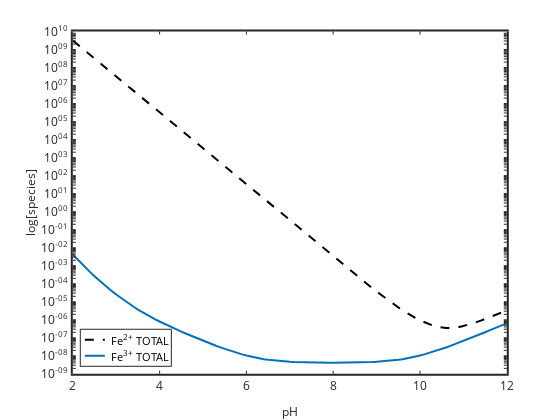

Source (notebook cell):
### Markdown cell above
COMPARE THE u'S

### Code cell
semilogy(pH,FeTII,'k--','linewidth',2,pH,FeTIII,'linewidth',2)
set(gca,'linewidth',2,'fontsize',12)
xlabel('pH','fontsize',12)
ylabel('log[species]','fontsize',12)
legend('Fe^{2+} TOTAL','Fe^{3+} TOTAL','location','southwest')

### Figure 1 — Plotly figure (JSON) as saved in the notebook; plotly's stock layout.template omitted (floating-point values rounded to 4 significant figures; data arrays with more than 128 entries replaced by an {"elided": "..."} marker saying what was removed)
{"data": [{"line": {"color": "rgb(0, 0, 0)", "dash": "dash", "width": 2}, "marker": {"color": "rgb(0, 0, 0)", "line": {"color": "rgb(0, 0, 0)"}, "size": 6, "symbol": "none"}, "mode": "lines", "name": "Fe^{2+} TOTAL", "showlegend": true, "type": "scatter", "visibility": true, "x": [2, 2.1, 2.2, 2.3, 2.4, 2.5, 2.6, 2.7, 2.8, 2.9, 3, 3.1, 3.2, 3.3, 3.4, 3.5, 3.6, 3.7, 3.8, 3.9, 4, 4.1, 4.2, 4.3, 4.4, 4.5, 4.6, 4.7, 4.8, 4.9, 5, 5.1, 5.2, 5.3, 5.4, 5.5, 5.6, 5.7, 5.8, 5.9, 6, 6.1, 6.2, 6.3, 6.4, 6.5, 6.6, 6.7, 6.8, 6.9, 7, 7.1, 7.2, 7.3, 7.4, 7.5, 7.6, 7.7, 7.8, 7.9, 8, 8.1, 8.2, 8.3, 8.4, 8.5, 8.6, 8.7, 8.8, 8.9, 9, 9.1, 9.2, 9.3, 9.4, 9.5, 9.6, 9.7, 9.8, 9.9, 10, 10.1, 10.2, 10.3, 10.4, 10.5, 10.6, 10.7, 10.8, 10.9, 11, 11.1, 11.2, 11.3, 11.4, 11.5, 11.6, 11.7, 11.8, 11.9, 12], "xaxis": "x", "y": [3162000000.0, 1995000000.0, 1259000000.0, 794300000.0, 501200000.0, 316200000.0, 199500000.0, 125900000.0, 79430000.0, 50120000.0, 31620000.0, 19950000.0, 12590000.0, 7943000.0, 5012000.0, 3162000.0, 1995000.0, 1259000.0, 794300.0, 501200.0, 316200.0, 199500.0, 125900.0, 79430.0, 50120.0, 31620.0, 19950.0, 12590.0, 7943.0, 5012.0, 3162.0, 1995.0, 1259.0, 794.4, 501.2, 316.2, 199.5, 125.9, 79.44, 50.13, 31.63, 19.96, 12.59, 7.946, 5.014, 3.164, 1.997, 1.26, 0.7951, 0.5018, 0.3167, 0.1999, 0.1262, 0.07968, 0.05032, 0.03178, 0.02008, 0.01269, 0.008023, 0.005075, 0.003212, 0.002035, 0.001291, 0.0008195, 0.0005212, 0.0003322, 0.0002122, 0.000136, 8.746e-05, 5.651e-05, 3.672e-05, 2.402e-05, 1.584e-05, 1.054e-05, 7.095e-06, 4.837e-06, 3.346e-06, 2.354e-06, 1.688e-06, 1.237e-06, 9.285e-07, 7.169e-07, 5.717e-07, 4.732e-07, 4.085e-07, 3.695e-07, 3.512e-07, 3.505e-07, 3.663e-07, 3.987e-07, 4.489e-07, 5.193e-07, 6.135e-07, 7.363e-07, 8.942e-07, 1.096e-06, 1.351e-06, 1.674e-06, 2.083e-06, 2.598e-06, 3.247e-06], "yaxis": "y"}, {"line": {"color": "rgb(0,113,188)", "dash": "solid", "width": 2}, "marker": {"color": "rgb(0,113,188)", "line": {"color": "rgb(0,113,188)"}, "size": 6, "symbol": "none"}, "mode": "lines", "name": "Fe^{3+} TOTAL", "showlegend": true, "type": "scatter", "visibility": true, "x": [2, 2.1, 2.2, 2.3, 2.4, 2.5, 2.6, 2.7, 2.8, 2.9, 3, 3.1, 3.2, 3.3, 3.4, 3.5, 3.6, 3.7, 3.8, 3.9, 4, 4.1, 4.2, 4.3, 4.4, 4.5, 4.6, 4.7, 4.8, 4.9, 5, 5.1, 5.2, 5.3, 5.4, 5.5, 5.6, 5.7, 5.8, 5.9, 6, 6.1, 6.2, 6.3, 6.4, 6.5, 6.6, 6.7, 6.8, 6.9, 7, 7.1, 7.2, 7.3, 7.4, 7.5, 7.6, 7.7, 7.8, 7.9, 8, 8.1, 8.2, 8.3, 8.4, 8.5, 8.6, 8.7, 8.8, 8.9, 9, 9.1, 9.2, 9.3, 9.4, 9.5, 9.6, 9.7, 9.8, 9.9, 10, 10.1, 10.2, 10.3, 10.4, 10.5, 10.6, 10.7, 10.8, 10.9, 11, 11.1, 11.2, 11.3, 11.4, 11.5, 11.6, 11.7, 11.8, 11.9, 12], "xaxis": "x", "y": [0.004197, 0.002332, 0.001316, 0.0007552, 0.0004407, 0.0002616, 0.000158, 9.711e-05, 6.074e-05, 3.866e-05, 2.504e-05, 1.651e-05, 1.107e-05, 7.556e-06, 5.245e-06, 3.7e-06, 2.652e-06, 1.929e-06, 1.421e-06, 1.06e-06, 7.996e-07, 6.088e-07, 4.673e-07, 3.613e-07, 2.81e-07, 2.198e-07, 1.727e-07, 1.364e-07, 1.081e-07, 8.599e-08, 6.87e-08, 5.512e-08, 4.444e-08, 3.601e-08, 2.936e-08, 2.41e-08, 1.993e-08, 1.664e-08, 1.402e-08, 1.195e-08, 1.031e-08, 9.004e-09, 7.97e-09, 7.149e-09, 6.497e-09, 5.98e-09, 5.57e-09, 5.244e-09, 4.985e-09, 4.781e-09, 4.619e-09, 4.49e-09, 4.389e-09, 4.31e-09, 4.248e-09, 4.201e-09, 4.165e-09, 4.139e-09, 4.121e-09, 4.111e-09, 4.107e-09, 4.111e-09, 4.121e-09, 4.139e-09, 4.165e-09, 4.201e-09, 4.248e-09, 4.31e-09, 4.389e-09, 4.49e-09, 4.618e-09, 4.78e-09, 4.985e-09, 5.243e-09, 5.568e-09, 5.978e-09, 6.495e-09, 7.145e-09, 7.963e-09, 8.994e-09, 1.029e-08, 1.192e-08, 1.398e-08, 1.657e-08, 1.983e-08, 2.393e-08, 2.91e-08, 3.56e-08, 4.379e-08, 5.41e-08, 6.708e-08, 8.341e-08, 1.04e-07, 1.299e-07, 1.625e-07, 2.035e-07, 2.552e-07, 3.202e-07, 4.021e-07, 5.052e-07, 6.349e-07], "yaxis": "y"}, {"hoverinfo": "none", "line": {"color": "rgb(0, 0, 0)", "dash": "dash", "width": 2}, "marker": {"color": "rgb(0, 0, 0)", "line": {"color": "rgb(0, 0, 0)"}, "size": 6, "symbol": "none"}, "mode": "lines", "name": "", "showlegend": false, "type": "scatter", "visibility": true, "x": [3, 18], "xaxis": "x2", "y": [7.494, 7.494], "yaxis": "y2"}, {"hoverinfo": "none", "line": {"color": "rgb(0,113,188)", "dash": "solid", "width": 2}, "marker": {"color": "rgb(0,113,188)", "line": {"color": "rgb(0,113,188)"}, "size": 6, "symbol": "none"}, "mode": "lines", "name": "", "showlegend": false, "type": "scatter", "visibility": true, "x": [3, 18], "xaxis": "x2", "y": [19.48, 19.48], "yaxis": "y2"}], "layout": {"annotations": [{"font": {"color": "rgb(0, 0, 0)", "size": 10.8}, "showarrow": false, "text": "Fe<sup>2+</sup> TOTAL", "x": 21, "xanchor": "left", "xref": "x2", "y": 7.494, "yanchor": "middle", "yref": "y2"}, {"font": {"color": "rgb(0, 0, 0)", "size": 10.8}, "showarrow": false, "text": "Fe<sup>3+</sup> TOTAL", "x": 21, "xanchor": "left", "xref": "x2", "y": 19.48, "yanchor": "middle", "yref": "y2"}], "height": 420, "hovermode": "closest", "margin": {"b": 0, "l": 0, "r": 0, "t": 0}, "plot_bgcolor": "rgba(0, 0, 0, 0)", "showlegend": false, "width": 560, "xaxis": {"anchor": "y", "autorange": false, "domain": [0.13, 0.905], "exponentformat": "none", "gridcolor": "rgba(38,38,38,0.15)", "gridwidth": 2, "linecolor": "rgb(38,38,38)", "linewidth": 2, "mirror": "ticks", "range": [2, 12], "showgrid": false, "showline": true, "side": "bottom", "spikedash": "solid", "spikemode": "across", "spikesides": false, "spikethickness": 1, "tickangle": 0, "tickcolor": "rgb(38,38,38)", "tickfont": {"color": "rgb(38,38,38)", "size": 12}, "ticklen": 3, "ticks": "inside", "ticktext": ["2", "4", "6", "8", "10", "12"], "tickvals": [2, 4, 6, 8, 10, 12], "title": {"font": {"color": "rgb(38,38,38)", "size": 12}, "text": "pH"}, "type": "linear", "visible": true, "zeroline": false}, "xaxis2": {"anchor": "y2", "autorange": false, "domain": [0.1443, 0.3051], "exponentformat": "none", "fixedrange": true, "gridcolor": "rgba(38,38,38,0.15)", "gridwidth": 1, "linecolor": "rgb(38,38,38)", "linewidth": 1, "mirror": true, "range": [0, 67.44], "showgrid": false, "showline": true, "showspikes": false, "side": "bottom", "spikedash": "solid", "spikemode": "across", "spikesides": false, "spikethickness": 1, "tickangle": 0, "tickcolor": "rgb(38,38,38)", "tickfont": {"color": "rgb(38,38,38)", "size": 10.8}, "ticklen": 3, "ticks": "", "ticktext": [], "tickvals": [], "title": {"font": {"color": "rgb(0, 0, 0)", "size": 11.88}, "text": ""}, "type": "linear", "visible": true, "zeroline": false}, "yaxis": {"anchor": "x", "autorange": false, "domain": [0.11, 0.925], "exponentformat": "none", "gridcolor": "rgba(38,38,38,0.15)", "gridwidth": 2, "linecolor": "rgb(38,38,38)", "linewidth": 2, "mirror": "ticks", "range": [-9, 10], "showgrid": false, "showline": true, "side": "left", "spikedash": "solid", "spikemode": "across", "spikesides": false, "spikethickness": 1, "tickangle": 0, "tickcolor": "rgb(38,38,38)", "tickfont": {"color": "rgb(38,38,38)", "size": 12}, "ticklen": 3, "ticks": "inside", "ticktext": {"elided": "172 str values"}, "tickvals": {"elided": "172 float values"}, "title": {"font": {"color": "rgb(38,38,38)", "size": 12}, "text": "log[species]"}, "type": "log", "visible": true, "zeroline": false}, "yaxis2": {"anchor": "x2", "autorange": false, "domain": [0.1291, 0.2148], "exponentformat": "none", "fixedrange": true, "gridcolor": "rgba(38,38,38,0.15)", "gridwidth": 1, "linecolor": "rgb(38,38,38)", "linewidth": 1, "mirror": true, "range": [26.98, 0], "showgrid": false, "showline": true, "showspikes": false, "side": "left", "spikedash": "solid", "spikemode": "across", "spikesides": false, "spikethickness": 1, "tickangle": 0, "tickcolor": "rgb(38,38,38)", "tickfont": {"color": "rgb(38,38,38)", "size": 10.8}, "ticklen": 3, "ticks": "", "ticktext": [], "tickvals": [], "title": {"font": {"color": "rgb(0, 0, 0)", "size": 11.88}, "text": ""}, "type": "linear", "visible": true, "zeroline": false}}}
